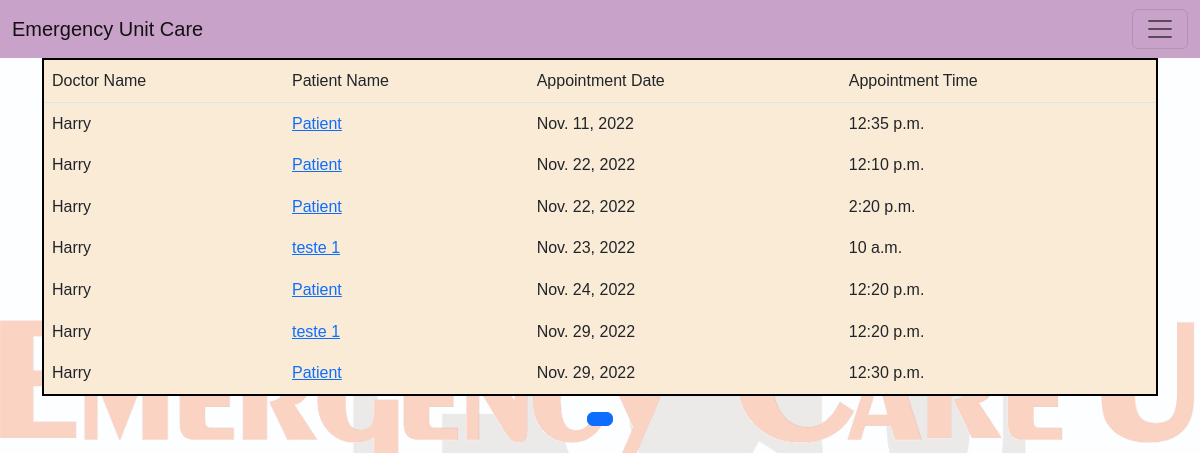
Page /docappointmentview/ (signed in) on the committed database.
### ClinicMan/models.py (models this page shows, shortened)
class Appointment(models.Model):
    patient = models.ForeignKey(Patient, on_delete=models.CASCADE, related_name="patient")
    doctor = models.ForeignKey(User, on_delete=models.CASCADE, related_name="doctor")
    time = models.TimeField(default="")
    date = models.DateField()
    status = models.BooleanField(default=False)

class User(AbstractBaseUser, PermissionsMixin):
    email = models.EmailField(_('email address'), unique=True)
    username = models.CharField(max_length=150, unique=True)
    first_name = models.CharField(max_length=150, blank=True)
    last_name = models.CharField(max_length=150, blank=True)
    date_joined = models.DateTimeField(default=timezone.now)  ## todo: unterschied zu 'auto_now_add=True'
    is_admin = models.BooleanField(default=False)
    is_superuser = models.BooleanField(default=False)
    is_staff = models.BooleanField(default=False)
    is_doctor = models.BooleanField(default=False)
    is_recep = models.BooleanField(default=False)
    is_team = models.BooleanField(default=False)
    is_active = models.BooleanField(default=True)
    objects = CustomAccountManager()
    USERNAME_FIELD = 'username'
    REQUIRED_FIELDS = ['email', 'first_name', 'last_name']  # Note: USERNAME_FIELD not to be included in this list!
    def __str__(self):
        return self.username
    def is_staff(self):
        return self.is_team

class Patient(models.Model):
    GENDER = [
        ("M", "Male"),
        ("F", "Female"),
        ("O", "Other")
        ]
    name = models.CharField(max_length=100, blank=True, null=True)
    email = models.EmailField(blank=True)
    gender = models.CharField(choices=GENDER, max_length=1, blank=True)
    born = models.DateTimeField(auto_now=False, auto_now_add=False)
    age = models.IntegerField(default=0, blank=True, null=True)
    phone_regex = RegexValidator(regex=r'^\+?1?\d{9,10}$', message="Phone number must be entered in the format: '+999999999'. Up to 10 digits allowed.")
    phone = models.CharField(validators=[phone_regex], max_length=17, blank=True)
    address = models.CharField(max_length=500, blank=True)
    def __str__(self):
        return self.name

### ClinicMan/views.py (the view)
# urls.py: path("docappointmentview/", views.docappointmentview, name="docappointmentview"),
@login_required
def docappointmentview(request):
    try:
        user = User.objects.get(username = request.user, is_doctor= True)
        appointments = Appointment.objects.filter(doctor = user).order_by("date","time")
        paginator = Paginator(appointments, 10)
        if request.GET.get("page") != None:
            try:
                appointments = paginator.page(request.GET.get("page"))
            except:
                appointments = paginator.page(1)
        else:
            appointments = paginator.page(1)
    except:
        return render(request, "ClinicMan/docappointmentview.html")
    context = {
        "user":user,
        "appointments": appointments,
    }
    return render(request, "ClinicMan/docappointmentview.html", context)

### ClinicMan/templates/ClinicMan/docappointmentview.html (shortened to what this page needs)
{% extends "ClinicMan/layout.html" %}
{% load static %}
{% block body %}
<div class="container">
    <table class="table table-borderless" id="patientTable" >
    <thead class="border-bottom font-weight-bold">
        <tr>
            <td>Doctor Name</td>
            <td>Patient Name</td>
            <td>Appointment Date</td>
            <td>Appointment Time</td>
        </tr>
    </thead>
    <tbody>
        {% for appointment in appointments %}
        <tr>
            {% if appointment.status == False %}
                    <td >{{ appointment.doctor }}</td>
                    <td ><a href="{% url 'patientview' appointment.patient %}">{{ appointment.patient }}</a></td>
                    <td >{{ appointment.date }}</td>
                    <td >{{ appointment.time }}</td>
            {% endif %}
        </tr>
        {% endfor %}
    </tbody>
</table>
</div>
<nav>
    <ul class="pagination justify-content-center">
        <li class="page-item active" aria-current="page" class="current">
            <a class="page-link" href="#">{{ posts.number }}</a>
        </li>
    </ul>
</nav>
{% endblock %}

### ClinicMan/static/ClinicMan/styles.css (style rules this page uses)
body { font-family: Verdana, Geneva, Tahoma,Arial, sans-serif; font-size: 16px; line-height: 1.6; background-image: url("/static/ClinicMan/ECUBCG.jpg"); background-repeat: no-repeat; background-attachment: fixed; background-size: cover; max-width: 100%; height: auto; }
html,body { min-width:400px; }
body,html { height:100%; margin:0; padding:0 }
.table { table-layout: auto; border: 2px solid; border-color: #000; background-color: antiquewhite; border-radius: 2px; }

### rows in the picture
Appointment: doctor "Harry", patient "Patient", date "Nov. 11, 2022", time "12:35 p.m."
Appointment: doctor "Harry", patient "Patient", date "Nov. 22, 2022", time "12:10 p.m."
Appointment: doctor "Harry", patient "Patient", date "Nov. 22, 2022", time "2:20 p.m."
Appointment: doctor "Harry", patient "teste 1", date "Nov. 23, 2022", time "10 a.m."
Appointment: doctor "Harry", patient "Patient", date "Nov. 24, 2022", time "12:20 p.m."
Appointment: doctor "Harry", patient "teste 1", date "Nov. 29, 2022", time "12:20 p.m."
Appointment: doctor "Harry", patient "Patient", date "Nov. 29, 2022", time "12:30 p.m."
